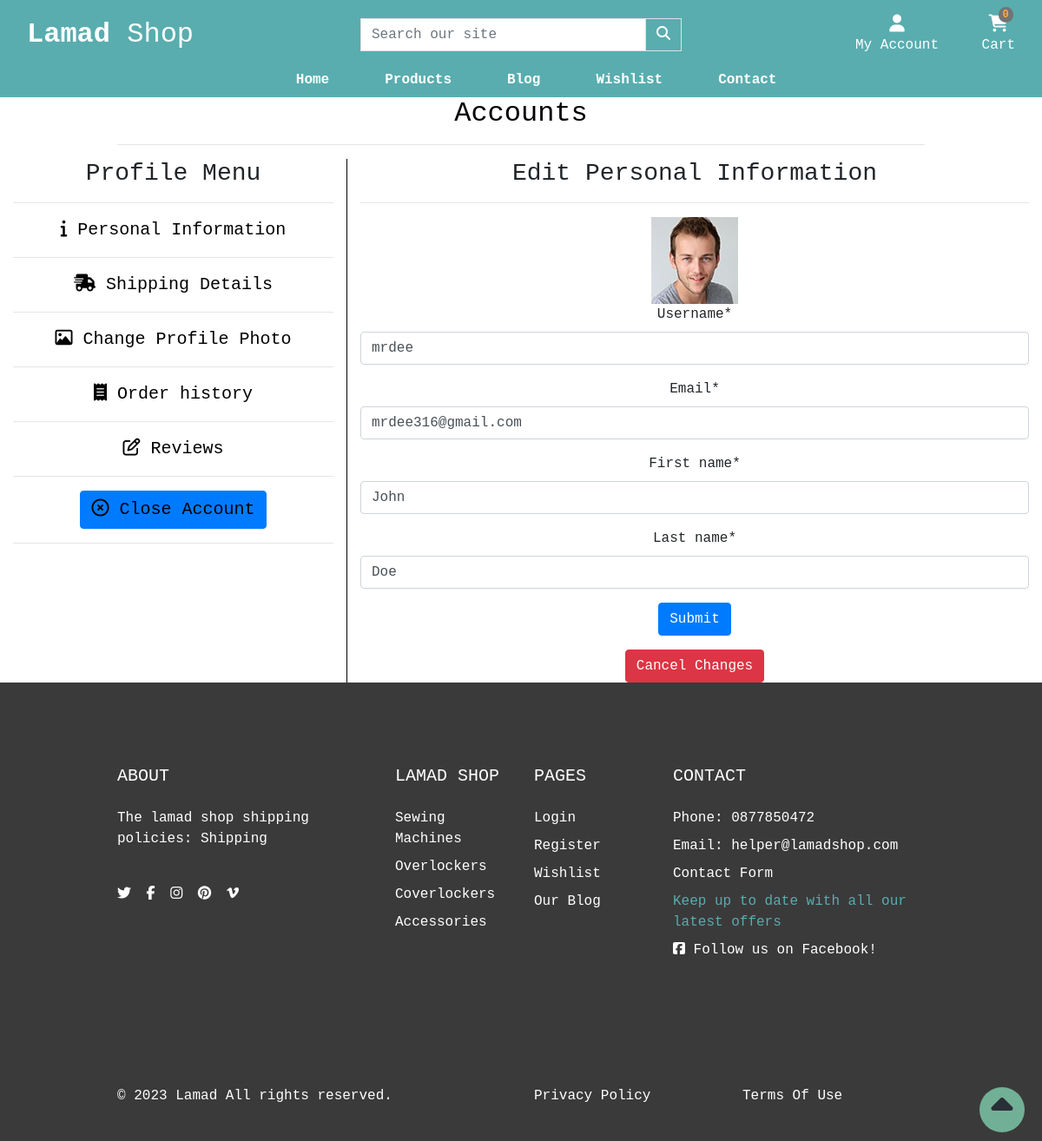
/account/edit_profile/4/ (signed in), run on the app's committed database.
### account/models.py (models this page shows, shortened)
class Profile(models.Model):
    user = models.OneToOneField(settings.AUTH_USER_MODEL,
                                on_delete=models.CASCADE)
    street_address1 = models.CharField(blank=True, max_length=100, null=True)
    street_address2 = models.CharField(blank=True, default=00, max_length=100)
    town_or_city = models.CharField(blank=True, max_length=30)
    county = models.CharField(blank=True, default=00, max_length=30, null=True)
    postcode = models.CharField(blank=True, max_length=30)
    country = CountryField(blank=True, max_length=30)
    avatar = models.ImageField(blank=True, upload_to='profile_pics/')

class CustomUser(AbstractUser):
    username = models.CharField(max_length=20, unique=True)
    email = models.EmailField(_('email address'), unique=True, max_length=100)
    is_email_verified = models.BooleanField(default=False)

### shop/models.py (models this page shows, shortened)
class Category(models.Model):
    name = models.CharField(max_length=100)
    slug = models.SlugField(max_length=100, unique=True)
    friendly_name = models.CharField(max_length=100, null=True, blank=True)
    description = models.TextField(max_length=250, blank=True)
    class Meta:
        verbose_name = 'category'
        verbose_name_plural = 'Categories'
    def get_absolute_url(self):
        return reverse('shop:products_by_category', args=[self.slug])

### account/views.py (the view, shortened to what this page needs)
# urls.py: path('edit_profile/<user_id>/', edit_profile, name='edit_profile'),
@login_required
def edit_profile(request, user_id):
    user = get_object_or_404(CustomUser, id=user_id)
    form = CustomUserChangeForm(instance=user)
    userprofile = get_object_or_404(Profile, user=user)
    user = CustomUserChangeForm(instance=user)
    context = {
        'form': form,
        'userprofile': userprofile
    }
    template = 'account/edit_profile.html'
    return render(request, template, context)

### account/forms.py
class CustomUserChangeForm(ModelForm):
    def __init__(self, *args, **kwargs):
        super().__init__(*args, **kwargs)
        self.helper = FormHelper(self)
        self.helper.add_input(Submit('submit', 'Submit'))
    username = forms.CharField(max_length=20)
    first_name = forms.CharField(max_length=40)
    last_name = forms.CharField(max_length=40)
    email = forms.EmailField(required=True)
    class Meta:
        model = CustomUser
        fields = ['username', 'email', 'first_name', 'last_name']

### cart/contexts.py (called while the page is built, shortened)
def cart_contents(request):
    cart_items = []
    total = 0
    product_count = 0
    cart = request.session.get('cart', {})
    if total < settings.FREE_DELIVERY_THRESHOLD:
        delivery = total * Decimal(settings.STANDARD_DELIVERY_PERCENTAGE / 100)
        free_delivery_delta = settings.FREE_DELIVERY_THRESHOLD - total
    else:
        delivery = 0
        free_delivery_delta = 0
    grand_total = delivery + total
    context = {
        'cart_items': cart_items,
        'total': total,
        'product_count': product_count,
        'delivery': delivery,
        'free_delivery_delta': free_delivery_delta,
        'free_delivery_threshold': settings.FREE_DELIVERY_THRESHOLD,
        'grand_total': grand_total,
    }
    return context

### shop/contexts.py (called while the page is built)
def nav_menu(request):
    menu = Category.objects.all()
    return dict(menu=menu)

### account/templates/account/edit_profile.html (shortened to what this page needs)
{% extends "base.html" %}
{% load static %}
{% load crispy_forms_tags %}
{% block extra_css %}
    <link rel="stylesheet" href="{% static 'css/profile.css' %}">
{% endblock %}
{% block page_header %}
    <div class="container header-container">
        <div class="row">
            <div class="col text-center">
                <h2 class="text-black">Accounts</h2>
                <hr>
            </div>
        </div>
    </div>
{% endblock %}
{% block content %}
    <div class="container-fluid profile-container justify-content-space-around">
        <div class="row text-center">
            <div class="col-xs-12 col-md-4 profile-menu-items">
                <h3>Profile Menu</h3>
                <hr>
                <ul class="profile-menu-list">
                    <li><a href="{% url 'account:profile' %}" class="menu-item active"><i class="fa-solid fa-info"></i> Personal Information</a></li><hr>
                    <li><a href="{% url 'account:shipping_details' %}" class="menu-item"><i class="fa-solid fa-truck-fast"></i> Shipping Details</a></li><hr>
                    <li><a href="{% url 'account:edit_image' user.id %}" class="menu-item"><i class="fa-regular fa-image"></i></i> Change Profile Photo</a></li><hr>
                    <li><a href="{% url 'account:order_history' %}" class="menu-item"><i class="fa-solid fa-receipt"></i> Order history</a></li><hr>
                    <li><a href="{% url 'account:reviews' %}" class="menu-item"><i class="far fa-edit"></i> Reviews</a></li><hr>
                    <li><a href="#" class="menu-item btn btn-primary" data-toggle="modal" data-target="#myCenteredModal"><i class="fa-regular fa-circle-xmark"></i> Close Account</a></li><hr>
                </ul>
            </div>
            <div class="col-xs-12 col-md-8 profile-options-items">
                <h3>Edit Personal Information</h3>
                <hr>
                {% if userprofile.avatar %}
                    <img src="{{ userprofile.avatar.url }}" height="100px">
                {% else %}
                    <img src="{% static 'images/userimage.png' %}" height="100px">
                {% endif %}
                <form method="POST" class="userinfo-form">
                    {% crispy form %}
                    <a href="{% url 'account:profile' %}" class="btn btn-danger">Cancel Changes</a>
                </form>
            </div>
        </div>
    </div>
{% endblock %}

### templates/base.html (shortened to what this page needs)
{% load static %}
<!doctype html>
<html lang="en">
  <head>
    {% block corecss %}
    <link rel="stylesheet" href="https://cdn.jsdelivr.net/npm/bootstrap@4.6.2/dist/css/bootstrap.min.css">
    <link rel="stylesheet" href="https://cdn.jsdelivr.net/npm/bootstrap-icons@1.10.3/font/bootstrap-icons.css">
    <link href="{% static 'css/base.css' %}" rel="stylesheet">
    {% endblock %}
    {% block extra_css %}{% endblock %}
  </head>
  <body>
    <header class="container-fluid">
        <div id="topnav" class="row nav-bg-color pt-lg-2 d-none d-lg-flex">
            <div class="col-12 col-lg-4 my-auto py-1 py-lg-0 text-center text-lg-left">
                <a href="{% url 'home:home' %}" class="nav-link main-logo-link">
                  <h2 class="logo-font text-white my-0"><strong>Lamad</strong> Shop</h2>
                </a>
            </div>
            <div class="col-12 col-lg-4 my-auto py-1 py-lg-0">
                <form method="GET" action="{% url 'shop:products' %}">
                    <div class="input-group w-100">
                        <input class="form-control border border-black rounded-0" type="text" name="q" placeholder="Search our site">
                        <div class="input-group-append">
                            <button class="form-control btn nav-bg-color border border-black rounded-0" type="submit" aria-label="Search our products">
                                <span class="icon">
                                    <i class="fas fa-search"></i>
                                </span>
                            </button>
                        </div>
                    </div>
                </form>
            </div>
            <div class="col-12 col-lg-4 my-auto py-1 py-lg-0">
                <ul class="list-inline list-unstyled text-center text-lg-right my-0">
                    <li class="list-inline-item dropdown">
                        <a class="text-sly nav-link" href="#" id="dt-user-options" data-toggle="dropdown" aria-haspopup="true" aria-expanded="false">
                            <div class="text-center">
                                {% if request.user.is_authenticated %}
                                    <div><i class="fas fa-user fa-lg"></i></div>
                                    <p class="my-0 text-white">My Account</p>
                                {% else %}
                                    <div><i class="fas fa-user fa-lg"></i></div>
                                    <p class="my-0 text-white">Login / Sign Up</p>
                                {% endif %}
                            </div>
                        </a>
                    </li>
                    <li class="list-inline-item">
                        <a class="{% if grand_total %}text-info font-weight-bold{% else %}text-white{% endif %} nav-link" href="{% url 'cart:cart' %}">
                            <div class="text-center">
                                <div><span class="position-absolute top-0 left-100 translate-middle badge rounded-pill bg-light my-button">{{ request.session.cart.keys | length }}</span></div>
                                <div><i class="fa-solid fa-cart-shopping fa-lg"></i></div>
                                <p class="my-0 cart-amount">
                                    {% if grand_total %}
                                        ${{ grand_total|floatformat:2 }}
                                    {% else %}
                                        Cart
                                    {% endif %}
                                </p>
                            </div>
                        </a>
                    </li>
                </ul>
            </div>
        </div>
        <div class="row second-nav">
            <nav class="navbar navbar-expand-lg navbar-dark text-sly w-100">
                    {% include 'includes/mobile-top-header.html' %}
                    {% include 'includes/main-nav.html' %}
            </nav>
        </div>
    </header>
    {% block page_header %}
    {% endblock %}
    {% block content %}
    {% endblock %}
    <a href="#" id="to-top" aria-label="move to top of page">
      <span class="move_to_top">
        <i class="fas fa-caret-up"></i>
      </span>
    </a>
     <footer class="footer" style="background: #3a3a3a">
        <div class="py-5">
          <div class="container py-5">
            <div class="row gx-5 gy-4">
              <div class="col-lg-4">
                 <h5 class="text-white text-uppercase mb-4">ABOUT</h5>
                 <p class="text-white">The lamad shop shipping policies: <a href="{% url 'contact:shipping' %}" class='text-white'>Shipping</a></p>
                 <br>
                <ul class="list-inline mb-0">
                  <li class="list-inline-item me-3"><a class="reset-anchor" href="https://twitter.com" target="_blank" rel="noopener" aria-label="Visit our twitter page(opens on a new tab)"><i class="fab fa-twitter"></i></a></li>
                  <li class="list-inline-item me-3"><a class="reset-anchor" href="https://facebook.com" target="_blank" rel="noopener" aria-label="Visit our facebook page(opens on a new tab)"><i class="fab fa-facebook-f"></i></a></li>
                  <li class="list-inline-item me-3"><a class="reset-anchor" href="https://instagram.com" target="_blank" rel="noopener" aria-label="Visit our instagram page(opens on a new tab)"><i class="fab fa-instagram"></i></a></li>
                  <li class="list-inline-item me-3"><a class="reset-anchor" href="https://pinterest.com" target="_blank" rel="noopener" aria-label="Visit our pinterest page(opens on a new tab)"><i class="fab fa-pinterest"></i></a></li>
                  <li class="list-inline-item"><a class="reset-anchor" href="https://vimeo.com" target="_blank" rel="noopener" aria-label="Visit our vimeo page(opens on a new tab)"><i class="fab fa-vimeo-v"></i></a></li>
                </ul>
              </div>
              <div class="col-lg-2 col-md-6">
                <h5 class="text-white text-uppercase mb-4">Lamad Shop</h5>
                <ul class="list-unstyled text-sm fw-normal mb-0">
                  {% for category in menu %}
                  <li class="mb-1 pb-1"><a href="{{ category.get_absolute_url }}" class="reset-anchor">{{category.name}}</a></li>
                  {% endfor %}
                </ul>
              </div>
              <div class="col-lg-2 col-md-6">
                <h5 class="text-white text-uppercase mb-4">Pages</h5>
                <ul class="list-unstyled text-sm fw-normal mb-0">
                  <li class="mb-1 pb-1"> <a class="reset-anchor" href="{% url 'account:signin' %}">Login</a></li>
                  <li class="mb-1 pb-1"> <a class="reset-anchor" href="{% url 'account:register' %}">Register</a></li>
                  <li class="mb-1 pb-1"> <a class="reset-anchor" href="{% url 'wishlist:wish_list' %}">Wishlist</a></li>
                  <li class="mb-1 pb-1"> <a class="reset-anchor" href="{% url 'blog:articles' %}">Our Blog</a></li>
                </ul>
              </div>
              <div class="newsletter col-lg-4">
                <h5 class="text-white text-uppercase mb-4">Contact</h5>
                <ul class="list-unstyled text-sm fw-normal mb-0">
                  <li class="mb-1 pb-1 text-white">Phone: 0877850472</li>
                  <li class="mb-1 pb-1 text-white">Email: helper@lamadshop.com</li>
                  <li class="mb-1 pb-1"><a href="{% url 'contact:contact' %}" class="reset-anchor">Contact Form</a></li>
                  <li class="mb-1 pb-1 text-sly">Keep up to date with all our latest offers</li>
                  <li class="mb-1 pb-1 text-white"><a href="https://www.facebook.com/profile.php?id=100091956826416" target="_blank" rel="noopener" aria-label="Visit us (opens on a new tab)"><i class="fab fa-facebook-square"></i> Follow us on Facebook!</a></li>
                </ul>
              </div>
            </div>
          </div>
        </div>
        <div class="copyrights py-4" style="background: #3a3a3a">
          <div class="container py-3">
            <div class="row align-items-center gy-3">
              <div class="col-md-6">
                <p class="mb-0 text-sm fw-normal text-white">&copy; 2023 <a class="reset-anchor text-white" href="{% url 'home:home' %}">Lamad</a> All rights reserved.</p>
              </div>
              <div class="col-md-3">
                <p class="mb-0 text-sm fw-normal text-sly"><a class="reset-anchor text-white" href="{% url 'home:privacy' %}">Privacy Policy</a></p>
              </div>
              <div class="col-md-3">
                <p class="mb-0 text-sm fw-normal text-sly"><a class="reset-anchor text-white" href="{% url 'home:terms' %}">Terms Of Use</a></p>
              </div>
            </div>
          </div>
        </div>
      </footer>
  </body>
</html>

### static/css/base.css (style rules this page uses)
html { height: 100%; }
body { font-family: 'Courier New', Courier, monospace; background-color: #fff; }
.nav-bg-color { background-color: #59adaf; }
a { color: black; }
li > a { color: white; }
.rounded-pill { border-radius: 60rem!important; }
.top-0 { top: 0!important; }
.bg-light { background-color: #727475 !important; }
.my-button { color: #fda93b; }
.text-white { color: white; }
.navbar { padding: 0; }
.second-nav { padding: 0; background-color:#59adaf; min-width: 100%; }
.fas { color: #fff; }
.fa-cart-shopping { color: #fff; }
.text-sly { color: #59adaf !important; }
.main-logo-link { width: fit-content; }
.cart-amount { color: #fff; }
.text-black { color: #000; }
li { list-style-type: none; }
#to-top { text-decoration: none; align-items: center; position: fixed; bottom: 10px; right: 20px; z-index: 10000; }
#to-top>span { width: 52px; height: 52px; border-radius: 52px; text-decoration: none; line-height: 52px; background-color: rgba(137, 227, 191, 0.7); border: 2px solid transparent; text-align: center; }
#to-top i { color: #292F36; font-size: 250%; }
.move_to_top { position: relative; display: inline-block; vertical-align: middle; }
@media (min-width: 1200px) { .container { max-width: 80%; } }

### static/css/profile.css (style rules this page uses)
.profile-menu-items { min-height: 100%; border-right: solid black 1px; }
.profile-options-items { height: 100%; }
.profile-menu-list { margin: 0; padding: 0; }
.menu-item { color: black; font-size: 20px; }
.fa-image:before { content: "\f03e"; color: black; }

### data on the page
Profile: avatar (picture)
CustomUser: username "mrdee", email "mrdee316@gmail.com", first_name "John", last_name "Doe"
Category: name "Sewing Machines"
Category: name "Overlockers"
Category: name "Coverlockers"
Category: name "Accessories"

### other printed values
{{ request.session.cart.keys | length }} "0"
